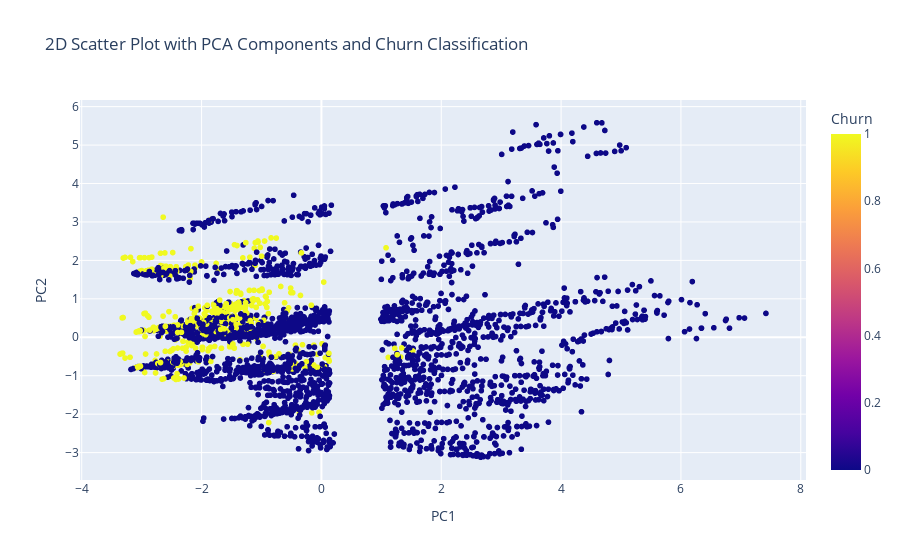

The notebook cell saved with this chart:
### Code cell
# Apply PCA to reduce the dimensions to 2
pca = PCA(n_components=2, )
features_pca = pca.fit_transform(features_scaled)

# Create a new DataFrame with the PCA results and the target variable
pca_df = pd.DataFrame(data=features_pca, columns=['PC1', 'PC2'])
pca_df['Churn'] = target

# Use Plotly Express for the scatter plot
fig = px.scatter(pca_df, x='PC1', y='PC2', color='Churn', 
                 color_discrete_map={0: 'blue', 1: 'red'},
                 title='2D Scatter Plot with PCA Components and Churn Classification',
                 labels={'Churn': 'Churn'})

# Show the plot
fig.show()

### Figure 1 — Plotly figure (JSON) as saved in the notebook; plotly's stock layout.template omitted (floating-point values rounded to 4 significant figures; data arrays with more than 128 entries replaced by an {"elided": "..."} marker saying what was removed)
{"data": [{"hovertemplate": "PC1=%{x}<br>PC2=%{y}<br>Churn=%{marker.color}<extra></extra>", "legendgroup": "", "marker": {"color": {"elided": "3150 int values"}, "coloraxis": "coloraxis", "symbol": "circle"}, "mode": "markers", "name": "", "showlegend": false, "type": "scattergl", "x": {"elided": "3150 float values"}, "xaxis": "x", "y": {"elided": "3150 float values"}, "yaxis": "y"}], "layout": {"autosize": true, "coloraxis": {"colorbar": {"title": {"text": "Churn"}}, "colorscale": [[0, "#0d0887"], [0.1111, "#46039f"], [0.2222, "#7201a8"], [0.3333, "#9c179e"], [0.4444, "#bd3786"], [0.5556, "#d8576b"], [0.6667, "#ed7953"], [0.7778, "#fb9f3a"], [0.8889, "#fdca26"], [1, "#f0f921"]]}, "legend": {"tracegroupgap": 0}, "title": {"text": "2D Scatter Plot with PCA Components and Churn Classification"}, "xaxis": {"anchor": "y", "autorange": true, "domain": [0, 1], "range": [-4.032, 8.09], "title": {"text": "PC1"}, "type": "linear"}, "yaxis": {"anchor": "x", "autorange": true, "domain": [0, 1], "range": [-3.839, 6.299], "title": {"text": "PC2"}, "type": "linear"}}}
